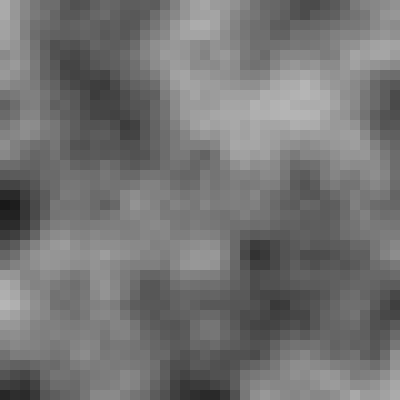
Frame 1 (no input)
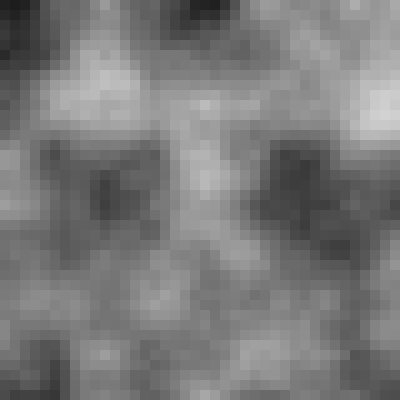
Frame 2 (the mouse pressed at the canvas centre, redrawn once)

The p5.js sketch that drew these frames (run headless with seeded random() and noise() and a simulated clock; the mouse was pressed at the canvas centre and the sketch redrawn once):

// p5.js sketch
// ── sketch.js
let dx;
let dy=0;
let inc=0.1;

function setup() {
  createCanvas(400, 400);
}

function draw() {
  background(220);
  for(let y=0; y<height; y+=height/40){
     dx=0;
    for(let x=0; x<width; x+=width/40){
      noStroke();
      fill(noise(dx,dy)*255);
      rect(x,y,10,10);
      dx+=inc;
    }
   dy+=inc;
  } 
  noLoop();
}
